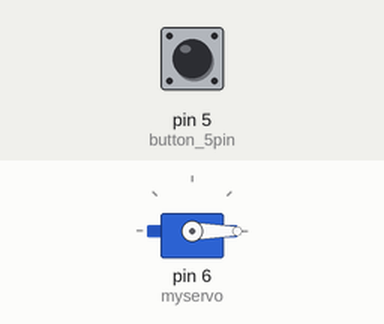
Recording of a sketch running on a simulated Arduino Uno, built with avr-gcc and run on an emulated ATmega328P. Shown: servo. The test bench sets the inputs (shaded band); at power-on: pin 5 (button_5pin) HIGH.

Above: at 1.2 s.
1.3 s: pin 5 (button_5pin) pulled LOW for 0.15 s
At 1.37 s:
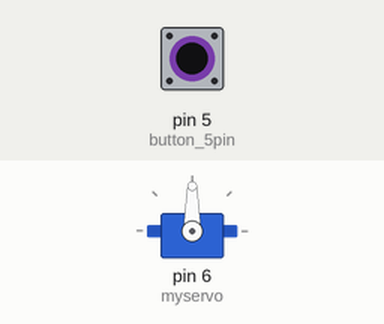
2.9 s: pin 5 (button_5pin) pulled LOW for 3.2 s
At 7.5 s:
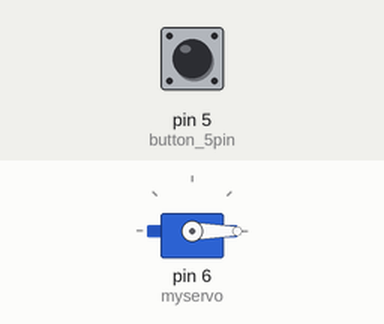
Timing chart, 0 to 9.0 s (numbered marks = the images above; inputs shaded):
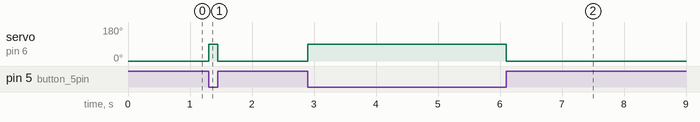

The sketch:

servo_button_control.ino
```cpp
// 버튼 누르면 서보 모터 실행

#include <Servo.h>
Servo myservo;

void setup() {
  pinMode(5,INPUT); // button 5pin
  myservo.attach(6);
}

void loop() {
  if(digitalRead(5)==LOW) // 버튼 입력 받으면
  {
    myservo.write(90); // 모터 90도 회전
  }
  else{
    myservo.write(0);
  }

}
```

Measured:
- after the input at 1.3 s, servo on pin 6 (myservo): 0° → 90° at once, → 0° 0.15 s later
- after the input at 2.9 s, servo on pin 6 (myservo): 0° → 90° at once, → 0° 3.2 s later
